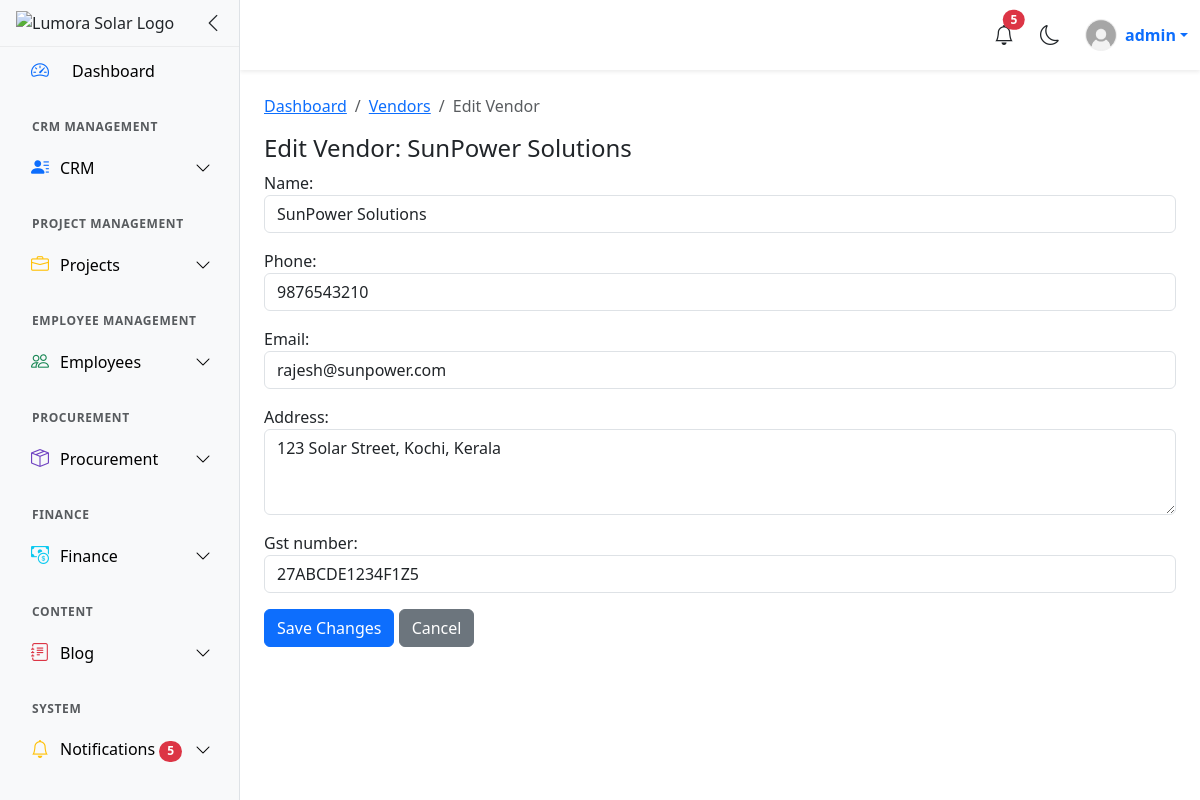
Screenshot of /procurement/vendors/1/edit/ (signed in) with the database file from the repository.
### users/models.py (models this page shows)
class CustomUser(AbstractUser):
    username = models.CharField(max_length=20, unique=True)
    email = models.EmailField(unique=True)
    ROLE_CHOICES = (
        ('admin', 'Admin'),
        ('engineer', 'Engineer'),
        ('accountant', 'Accountant'),
        ('sales','Sales'),
        ('staff', 'Staff'),
    )
    role = models.CharField(max_length=10, choices=ROLE_CHOICES, default='staff')
    must_change_password = models.BooleanField(default=False)

### procurement/models.py (models this page shows, shortened)
class Vendor(models.Model):
    name = models.CharField(max_length=200)
    phone = models.CharField(max_length=20)
    email = models.EmailField(blank=True, null=True)
    address = models.TextField(blank=True)
    gst_number = models.CharField(max_length=50, blank=True)
    created_at = models.DateTimeField(auto_now_add=True)

### procurement/views.py (the view)
# urls.py: path('vendors/<int:vid>/edit/', edit_vendor, name='edit_vendor'),
def edit_vendor(request, vid):
    vendor = get_object_or_404(Vendor, id=vid)
    if request.method == "POST":
        form = VendorForm(request.POST, instance=vendor)
        if form.is_valid():
            form.save()
            return redirect(vendor_list)
    else:
        form = VendorForm(instance=vendor)
    return render(request, "dashboard/edit_vendor.html", {"form": form, "vendor": vendor})

### procurement/forms.py
class VendorForm(forms.ModelForm):
    class Meta:
        model = Vendor
        exclude = ['created_at']
        widgets = {
            "name": forms.TextInput(attrs={"class": "form-control"}),
            "phone": forms.TextInput(attrs={"class": "form-control"}),
            "email": forms.EmailInput(attrs={"class": "form-control"}),
            "address": forms.Textarea(attrs={"class": "form-control", "rows": 3}),
            "gst_number": forms.TextInput(attrs={"class": "form-control"}),
        }

### users/context_processors.py (called while the page is built)
def notifications_processor(request):
    if request.user.is_authenticated:
        notifications = Notification.objects.filter(recipient=request.user).order_by('-created_at')[:10]
        unread_count = Notification.objects.filter(recipient=request.user,is_read=False).count()
    else:
        notifications = []
        unread_count = 0
    return {
        'notifications': notifications,
        'unread_count': unread_count,
    }

### templates/dashboard/edit_vendor.html (shortened to what this page needs)
{% extends "dashboard/dashboard.html" %}
{% block content %}
<nav aria-label="breadcrumb">
  <ol class="breadcrumb">
    <li class="breadcrumb-item"><a href="{% url 'dashboard' %}">Dashboard</a></li>
    <li class="breadcrumb-item"><a href="{% url 'vendor_list' %}">Vendors</a></li>
    <li class="breadcrumb-item active" aria-current="page">Edit Vendor</li>
  </ol>
</nav>
<h4>Edit Vendor: {{ vendor.name }}</h4>
<form method="post">
    {{ form.as_p }}
    <button type="submit" class="btn btn-primary">Save Changes</button>
    <a href="{% url 'vendor_list' %}" class="btn btn-secondary">Cancel</a>
</form>
{% endblock %}

### templates/include/topnavbar.html (shortened to what this page needs)
{% load static %}
<nav class="navbar navbar-expand-lg bg-body shadow-sm sticky-top">
    <div class="container-fluid">
        <div class="ms-auto d-flex align-items-center">
            <div class="dropdown me-3">
                <button class="btn btn-link position-relative p-0 text-body"
                        data-bs-toggle="dropdown" aria-expanded="false">
                    <i class="bi bi-bell fs-5"></i>
                    {% if unread_count > 0 %}
                    <span id="notif-count"
                        class="position-absolute top-0 start-100 translate-middle badge rounded-pill bg-danger">
                        {{ unread_count }}
                    </span>
                    {% else %}
                    <span id="notif-count"
                        class="position-absolute top-0 start-100 translate-middle badge rounded-pill bg-danger"
                        style="display:none;">
                    </span>
                    {% endif %}
                </button>
            </div>
            <button id="themeToggle" class="btn btn-link px-2 me-3 text-body">
                <i id="themeIcon" class="bi bi-moon fs-5"></i>
            </button>
            <div class="dropdown">
                <a class="dropdown-toggle text-decoration-none d-flex align-items-center"
                   href="#" data-bs-toggle="dropdown">
                    {% if request.user.profile_photo %}
                        <img src="{{ request.user.profile_photo.url }}"
                             class="rounded-circle me-2"
                             style="width:32px;height:32px;object-fit:cover;">
                    {% else %}
                        <img src="{% static 'images/profile.avif' %}"
                             class="rounded-circle me-2"
                             style="width:32px;height:32px;object-fit:cover;">
                    {% endif %}
                    <span class="fw-semibold">{{ request.user.username }}</span>
                </a>
            </div>
        </div>
    </div>
</nav>

### static/css/dashboard/dashboard.css (style rules this page uses)
html, body { height:100%; margin:0; overflow-x:hidden; }
.navbar { height:70px; position:sticky; top:0; z-index:1000; }

### rows the page displays
CustomUser: user.username "admin"
Vendor: name "SunPower Solutions", phone "9876543210", email "rajesh@sunpower.com", address "123 Solar Street, Kochi, Kerala", gst_number "27ABCDE1234F1Z5"

### other values shown
{{ unread_count }} "5"
